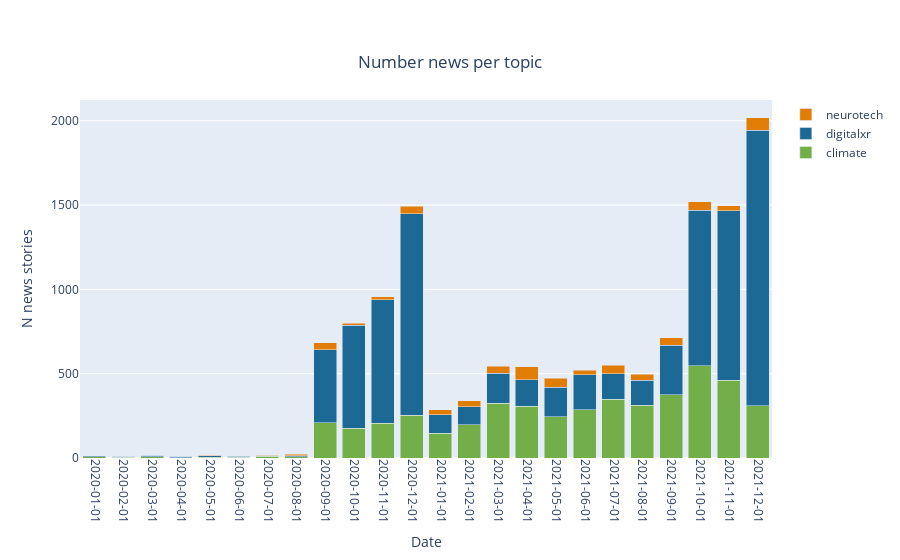

The notebook cell this image was saved under:
### Code cell
df_topics_ym_count = df_all.groupby([df_all["date"].dt.to_period('M'),"topic"]).size().unstack('topic', fill_value=0).reset_index()
df_topics_ym_count_melt = df_topics_ym_count.melt(id_vars = 'date',value_vars =['climate','digitalxr','neurotech']
                                                 )

df_topics_ym_count_melt['datetransf'] = pd.to_datetime(df_topics_ym_count_melt.date.astype(str), format='%Y-%M')
dtnp = list(df_topics_ym_count.date.values.astype('datetime64[M]'))
dates = list(pd.to_datetime(df_topics_ym_count.date.astype(str), format='%Y-%M'))
fig = go.Figure(data=[
    go.Bar(name='climate', x= dtnp, y=list(df_topics_ym_count.climate), marker={'color': px.colors.qualitative.Prism[4]}),
    go.Bar(name='digitalxr', x= dtnp, y=list(df_topics_ym_count.digitalxr), marker={'color': px.colors.qualitative.Prism[1]}),
    go.Bar(name='neurotech', x= dtnp, y=list(df_topics_ym_count.neurotech),marker={'color': px.colors.qualitative.Prism[6]})])

# Change the bar mode
fig.update_layout(barmode='stack')
fig.update_xaxes(type='category')
fig.update_layout(
            title={
            'text': 'Number news per topic' ,
            'y':0.9,
            'x':0.5,
            'xanchor': 'center',
            'yanchor': 'top'},
            xaxis_title="Date",
            yaxis_title="N news stories" )
fig.update_xaxes(tickangle=90)
IMG_NAME = 'all_counts_bar_nodigitalxr.png'
PATH_IMG = PATH_MAIN + '/plots_raw/' + IMG_NAME
#fig.write_image(PATH_IMG)
fig.show()

### Figure 1 — Plotly figure (JSON) as saved in the notebook; plotly's stock layout.template omitted (floating-point values rounded to 4 significant figures)
{"data": [{"marker": {"color": "rgb(115, 175, 72)"}, "name": "climate", "type": "bar", "x": ["2020-01-01", "2020-02-01", "2020-03-01", "2020-04-01", "2020-05-01", "2020-06-01", "2020-07-01", "2020-08-01", "2020-09-01", "2020-10-01", "2020-11-01", "2020-12-01", "2021-01-01", "2021-02-01", "2021-03-01", "2021-04-01", "2021-05-01", "2021-06-01", "2021-07-01", "2021-08-01", "2021-09-01", "2021-10-01", "2021-11-01", "2021-12-01"], "y": [7, 4, 8, 2, 5, 5, 11, 7, 208, 175, 205, 255, 147, 196, 324, 306, 246, 285, 348, 314, 375, 546, 461, 309]}, {"marker": {"color": "rgb(29, 105, 150)"}, "name": "digitalxr", "type": "bar", "x": ["2020-01-01", "2020-02-01", "2020-03-01", "2020-04-01", "2020-05-01", "2020-06-01", "2020-07-01", "2020-08-01", "2020-09-01", "2020-10-01", "2020-11-01", "2020-12-01", "2021-01-01", "2021-02-01", "2021-03-01", "2021-04-01", "2021-05-01", "2021-06-01", "2021-07-01", "2021-08-01", "2021-09-01", "2021-10-01", "2021-11-01", "2021-12-01"], "y": [6, 5, 8, 7, 9, 4, 2, 7, 435, 612, 735, 1195, 110, 108, 178, 157, 174, 210, 152, 147, 293, 923, 1004, 1634]}, {"marker": {"color": "rgb(225, 124, 5)"}, "name": "neurotech", "type": "bar", "x": ["2020-01-01", "2020-02-01", "2020-03-01", "2020-04-01", "2020-05-01", "2020-06-01", "2020-07-01", "2020-08-01", "2020-09-01", "2020-10-01", "2020-11-01", "2020-12-01", "2021-01-01", "2021-02-01", "2021-03-01", "2021-04-01", "2021-05-01", "2021-06-01", "2021-07-01", "2021-08-01", "2021-09-01", "2021-10-01", "2021-11-01", "2021-12-01"], "y": [1, 1, 1, 1, 2, 3, 3, 8, 40, 13, 17, 43, 30, 36, 43, 79, 54, 25, 51, 36, 45, 50, 32, 74]}], "layout": {"barmode": "stack", "title": {"text": "Number news per topic", "x": 0.5, "xanchor": "center", "y": 0.9, "yanchor": "top"}, "xaxis": {"tickangle": 90, "title": {"text": "Date"}, "type": "category"}, "yaxis": {"title": {"text": "N news stories"}}}}
